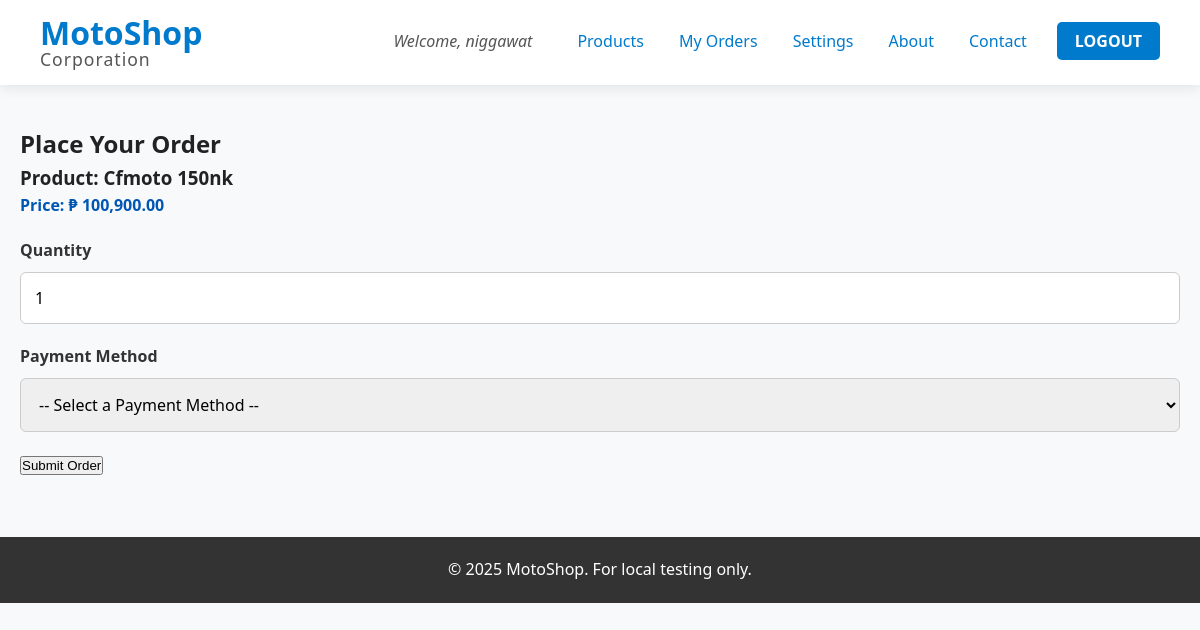
Page /place_order.php?product_id=1 (signed in) on the committed database.
### tables this page shows
CREATE TABLE `products` (
  `productID` int NOT NULL AUTO_INCREMENT,
  `productimage` varchar(100) DEFAULT NULL,
  `productModel` varchar(50) DEFAULT NULL,
  `BrandName` varchar(50) DEFAULT NULL,
  `Price` double NOT NULL,
  `productDescription` varchar(255) DEFAULT NULL,
  PRIMARY KEY (`productID`)
);

### place_order.php (the view, shortened to what this page needs)
<?php
include 'header.php';
$productID = $_GET['product_id'];
$sql = "SELECT productModel, BrandName, Price FROM products WHERE productID = $productID";
$result = $conn->query($sql);
$product = $result->fetch_assoc();
?>
<div class="container">
    <div class="form-container">
        <h2>Place Your Order</h2>
        <h3>Product: <?php echo $product['BrandName'] . " " . $product['productModel']; ?></h3>
        <h4 style="color: #0056b3; margin-bottom: 20px;">
            Price: <?php echo "₱ " . number_format($product['Price'], 2); ?>
        </h4>
        <form action="order.php" method="POST">
            <div class="form-group">
                <label for="OrderQuantity">Quantity</label>
                <input type="number" name="OrderQuantity" id="OrderQuantity" value="1" min="1" required>
            </div>
            <div class="form-group">
                <label for="PaymentMethod">Payment Method</label>
                <select name="PaymentMethod" id="PaymentMethod" required>
                    <option value="">-- Select a Payment Method --</option>
                </select>
            </div>
            <button type="submit" class="form-btn">Submit Order</button>
        </form>
    </div>
</div>
<?php
include 'footer.php';
?>

### style.css (style rules this page uses)
* { box-sizing: border-box; margin: 0; padding: 0; }
body { font-family: "Segoe UI", Arial, sans-serif; color: #222; line-height: 1.6; background-color: #f7f9fb; }
.container { max-width: 1200px; margin: 0 auto; padding: 40px 20px; }
.form-group { margin-bottom: 20px; }
.form-group label { display: block; margin-bottom: 8px; font-weight: 600; color: #333; }
.form-group input, .form-group select, .form-group textarea { width: 100%; padding: 14px; border: 1px solid #ccc; border-radius: 6px; font-size: 1rem; font-family: "Segoe UI", Arial, sans-serif; }

### rows in the picture
products: BrandName "Cfmoto", productModel "150nk", Price "100,900.00"

### other values in the picture
$_SESSION['FirstName'] "niggawat"
